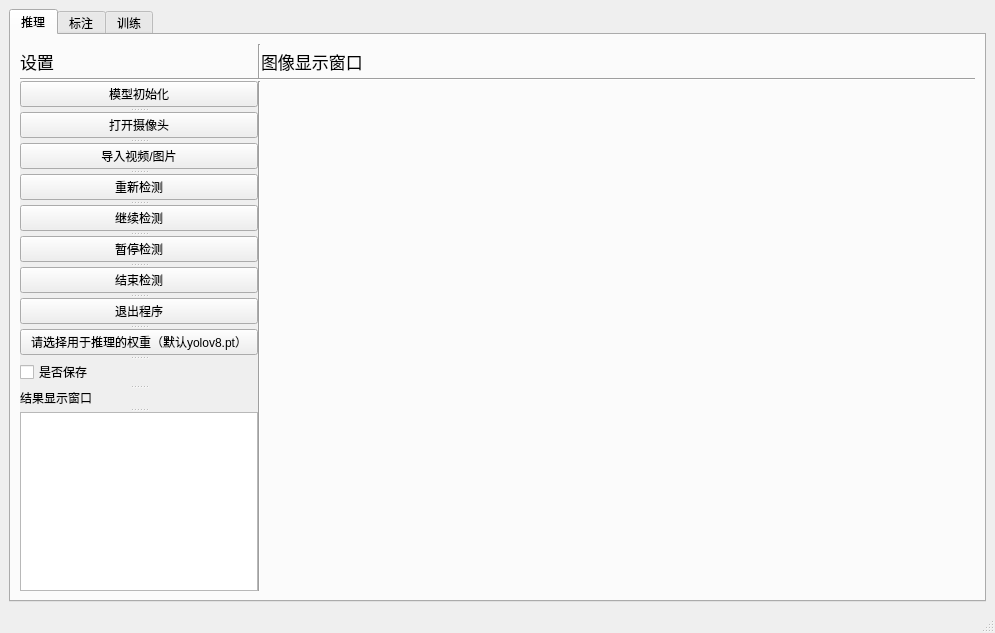
<?xml version="1.0" encoding="UTF-8"?>
<ui version="4.0">
 <class>MainWindow</class>
 <widget class="QMainWindow" name="MainWindow">
  <property name="geometry">
   <rect>
    <x>0</x>
    <y>0</y>
    <width>995</width>
    <height>633</height>
   </rect>
  </property>
  <property name="windowTitle">
   <string>智能安防集成软件</string>
  </property>
  <widget class="QWidget" name="centralwidget">
   <layout class="QGridLayout" name="gridLayout">
    <item row="0" column="0">
     <widget class="QTabWidget" name="tabWidget">
      <property name="currentIndex">
       <number>0</number>
      </property>
      <widget class="QWidget" name="tab">
       <attribute name="title">
        <string>推理</string>
       </attribute>
       <layout class="QGridLayout" name="gridLayout_5">
        <item row="0" column="0">
         <layout class="QGridLayout" name="gridLayout_4" rowstretch="1,1,15" columnstretch="1,1,3">
          <property name="spacing">
           <number>0</number>
          </property>
          <item row="0" column="2">
           <widget class="QLabel" name="label_2">
            <property name="font">
             <font>
              <pointsize>13</pointsize>
             </font>
            </property>
            <property name="text">
             <string>图像显示窗口</string>
            </property>
           </widget>
          </item>
          <item row="2" column="1">
           <widget class="Line" name="line">
            <property name="orientation">
             <enum>Qt::Vertical</enum>
            </property>
           </widget>
          </item>
          <item row="2" column="2">
           <widget class="QLabel" name="Imglabel">
            <property name="sizePolicy">
             <sizepolicy hsizetype="Ignored" vsizetype="Ignored">
              <horstretch>0</horstretch>
              <verstretch>0</verstretch>
             </sizepolicy>
            </property>
            <property name="font">
             <font>
              <kerning>true</kerning>
             </font>
            </property>
            <property name="frameShape">
             <enum>QFrame::NoFrame</enum>
            </property>
            <property name="text">
             <string/>
            </property>
           </widget>
          </item>
          <item row="2" column="0">
           <layout class="QVBoxLayout" name="verticalLayout_2">
            <item>
             <widget class="QSplitter" name="splitter">
              <property name="sizePolicy">
               <sizepolicy hsizetype="Preferred" vsizetype="Preferred">
                <horstretch>0</horstretch>
                <verstretch>0</verstretch>
               </sizepolicy>
              </property>
              <property name="autoFillBackground">
               <bool>true</bool>
              </property>
              <property name="frameShadow">
               <enum>QFrame::Raised</enum>
              </property>
              <property name="orientation">
               <enum>Qt::Vertical</enum>
              </property>
              <property name="handleWidth">
               <number>5</number>
              </property>
              <widget class="QPushButton" name="starButton">
               <property name="text">
                <string>模型初始化</string>
               </property>
              </widget>
              <widget class="QPushButton" name="cameraButton">
               <property name="text">
                <string>打开摄像头</string>
               </property>
              </widget>
              <widget class="QPushButton" name="OpenButton">
               <property name="maximumSize">
                <size>
                 <width>16777215</width>
                 <height>16777215</height>
                </size>
               </property>
               <property name="text">
                <string>导入视频/图片</string>
               </property>
              </widget>
              <widget class="QPushButton" name="ReButton">
               <property name="text">
                <string>重新检测</string>
               </property>
              </widget>
              <widget class="QPushButton" name="ContinueButton">
               <property name="text">
                <string>继续检测</string>
               </property>
              </widget>
              <widget class="QPushButton" name="PauseButton">
               <property name="text">
                <string>暂停检测</string>
               </property>
              </widget>
              <widget class="QPushButton" name="stopButton">
               <property name="text">
                <string>结束检测</string>
               </property>
              </widget>
              <widget class="QPushButton" name="EndButton">
               <property name="text">
                <string>退出程序</string>
               </property>
              </widget>
              <widget class="QPushButton" name="weightButton">
               <property name="text">
                <string>请选择用于推理的权重（默认yolov8.pt）</string>
               </property>
              </widget>
              <widget class="QCheckBox" name="checkBox">
               <property name="text">
                <string>是否保存</string>
               </property>
              </widget>
              <widget class="QLabel" name="label">
               <property name="text">
                <string>结果显示窗口</string>
               </property>
              </widget>
              <widget class="QTextEdit" name="textEdit">
               <property name="sizePolicy">
                <sizepolicy hsizetype="Preferred" vsizetype="Preferred">
                 <horstretch>0</horstretch>
                 <verstretch>0</verstretch>
                </sizepolicy>
               </property>
               <property name="lineWrapColumnOrWidth">
                <number>0</number>
               </property>
               <property name="readOnly">
                <bool>true</bool>
               </property>
              </widget>
             </widget>
            </item>
           </layout>
          </item>
          <item row="0" column="0">
           <widget class="QLabel" name="label_8">
            <property name="font">
             <font>
              <pointsize>13</pointsize>
             </font>
            </property>
            <property name="text">
             <string>设置</string>
            </property>
           </widget>
          </item>
          <item row="1" column="1" colspan="2">
           <widget class="Line" name="line_2">
            <property name="orientation">
             <enum>Qt::Horizontal</enum>
            </property>
           </widget>
          </item>
          <item row="1" column="0">
           <widget class="Line" name="line_3">
            <property name="orientation">
             <enum>Qt::Horizontal</enum>
            </property>
           </widget>
          </item>
          <item row="0" column="1">
           <widget class="Line" name="line_4">
            <property name="orientation">
             <enum>Qt::Vertical</enum>
            </property>
           </widget>
          </item>
         </layout>
        </item>
       </layout>
      </widget>
      <widget class="QWidget" name="tab_3">
       <attribute name="title">
        <string>标注</string>
       </attribute>
       <widget class="QPushButton" name="labelButton">
        <property name="geometry">
         <rect>
          <x>210</x>
          <y>390</y>
          <width>161</width>
          <height>71</height>
         </rect>
        </property>
        <property name="font">
         <font>
          <pointsize>13</pointsize>
         </font>
        </property>
        <property name="text">
         <string>点击开始执行标注</string>
        </property>
       </widget>
       <widget class="QTextEdit" name="classEdit">
        <property name="geometry">
         <rect>
          <x>570</x>
          <y>70</y>
          <width>361</width>
          <height>441</height>
         </rect>
        </property>
        <property name="font">
         <font>
          <pointsize>11</pointsize>
         </font>
        </property>
       </widget>
       <widget class="QLabel" name="label_4">
        <property name="geometry">
         <rect>
          <x>590</x>
          <y>20</y>
          <width>321</width>
          <height>31</height>
         </rect>
        </property>
        <property name="font">
         <font>
          <pointsize>12</pointsize>
         </font>
        </property>
        <property name="text">
         <string>请在此编辑预标注文件（每一行写一个类别）</string>
        </property>
       </widget>
       <widget class="QPushButton" name="safeButton">
        <property name="geometry">
         <rect>
          <x>720</x>
          <y>540</y>
          <width>75</width>
          <height>23</height>
         </rect>
        </property>
        <property name="font">
         <font>
          <pointsize>10</pointsize>
         </font>
        </property>
        <property name="text">
         <string>保存</string>
        </property>
       </widget>
       <widget class="QLabel" name="label_5">
        <property name="geometry">
         <rect>
          <x>30</x>
          <y>340</y>
          <width>511</width>
          <height>31</height>
         </rect>
        </property>
        <property name="font">
         <font>
          <pointsize>11</pointsize>
         </font>
        </property>
        <property name="text">
         <string>提示：txt标注文件请放在图片文件夹的同级目录labels中（点击自动生成）</string>
        </property>
       </widget>
       <widget class="QWidget" name="layoutWidget">
        <property name="geometry">
         <rect>
          <x>140</x>
          <y>70</y>
          <width>314</width>
          <height>51</height>
         </rect>
        </property>
        <layout class="QVBoxLayout" name="verticalLayout_3">
         <item>
          <widget class="QPushButton" name="labelbutton2">
           <property name="font">
            <font>
             <pointsize>12</pointsize>
            </font>
           </property>
           <property name="text">
            <string>点击选择需要标注的图片文件夹</string>
           </property>
          </widget>
         </item>
         <item>
          <widget class="QLineEdit" name="lineEdit">
           <property name="readOnly">
            <bool>true</bool>
           </property>
          </widget>
         </item>
        </layout>
       </widget>
       <widget class="QWidget" name="layoutWidget">
        <property name="geometry">
         <rect>
          <x>200</x>
          <y>220</y>
          <width>195</width>
          <height>21</height>
         </rect>
        </property>
        <layout class="QHBoxLayout" name="horizontalLayout">
         <item>
          <widget class="QLabel" name="label_3">
           <property name="font">
            <font>
             <pointsize>11</pointsize>
            </font>
           </property>
           <property name="text">
            <string>请选择目标类别的个数</string>
           </property>
          </widget>
         </item>
         <item>
          <widget class="QComboBox" name="comboBox">
           <item>
            <property name="text">
             <string>1</string>
            </property>
           </item>
           <item>
            <property name="text">
             <string>2</string>
            </property>
           </item>
           <item>
            <property name="text">
             <string>3</string>
            </property>
           </item>
           <item>
            <property name="text">
             <string>4</string>
            </property>
           </item>
           <item>
            <property name="text">
             <string>5</string>
            </property>
           </item>
           <item>
            <property name="text">
             <string>6</string>
            </property>
           </item>
           <item>
            <property name="text">
             <string>7</string>
            </property>
           </item>
           <item>
            <property name="text">
             <string>8</string>
            </property>
           </item>
           <item>
            <property name="text">
             <string>9</string>
            </property>
           </item>
           <item>
            <property name="text">
             <string>10</string>
            </property>
           </item>
           <item>
            <property name="text">
             <string>11</string>
            </property>
           </item>
           <item>
            <property name="text">
             <string>12</string>
            </property>
           </item>
           <item>
            <property name="text">
             <string>13</string>
            </property>
           </item>
           <item>
            <property name="text">
             <string>14</string>
            </property>
           </item>
           <item>
            <property name="text">
             <string>15</string>
            </property>
           </item>
           <item>
            <property name="text">
             <string>16</string>
            </property>
           </item>
           <item>
            <property name="text">
             <string>17</string>
            </property>
           </item>
           <item>
            <property name="text">
             <string>18</string>
            </property>
           </item>
           <item>
            <property name="text">
             <string>19</string>
            </property>
           </item>
           <item>
            <property name="text">
             <string>20</string>
            </property>
           </item>
          </widget>
         </item>
        </layout>
       </widget>
      </widget>
      <widget class="QWidget" name="tab_2">
       <attribute name="title">
        <string>训练</string>
       </attribute>
       <widget class="QLabel" name="label_7">
        <property name="geometry">
         <rect>
          <x>470</x>
          <y>120</y>
          <width>121</width>
          <height>21</height>
         </rect>
        </property>
        <property name="font">
         <font>
          <pointsize>13</pointsize>
         </font>
        </property>
        <property name="text">
         <string>模型参数配置</string>
        </property>
       </widget>
       <widget class="Line" name="line_5">
        <property name="geometry">
         <rect>
          <x>0</x>
          <y>100</y>
          <width>1111</width>
          <height>16</height>
         </rect>
        </property>
        <property name="orientation">
         <enum>Qt::Horizontal</enum>
        </property>
       </widget>
       <widget class="QCheckBox" name="checkBox_2">
        <property name="geometry">
         <rect>
          <x>110</x>
          <y>320</y>
          <width>161</width>
          <height>16</height>
         </rect>
        </property>
        <property name="font">
         <font>
          <pointsize>10</pointsize>
         </font>
        </property>
        <property name="text">
         <string>是否保存训练过程及权重</string>
        </property>
        <property name="checked">
         <bool>true</bool>
        </property>
       </widget>
       <widget class="QWidget" name="layoutWidget_2">
        <property name="geometry">
         <rect>
          <x>110</x>
          <y>370</y>
          <width>201</width>
          <height>21</height>
         </rect>
        </property>
        <layout class="QHBoxLayout" name="horizontalLayout_2">
         <item>
          <widget class="QLabel" name="label_10">
           <property name="font">
            <font>
             <pointsize>11</pointsize>
            </font>
           </property>
           <property name="text">
            <string>请选择训练优化器</string>
           </property>
          </widget>
         </item>
         <item>
          <widget class="QComboBox" name="optimizer_comboBox">
           <item>
            <property name="text">
             <string>SGD</string>
            </property>
           </item>
           <item>
            <property name="text">
             <string>Adam</string>
            </property>
           </item>
           <item>
            <property name="text">
             <string>AdamW</string>
            </property>
           </item>
           <item>
            <property name="text">
             <string>RMSProP</string>
            </property>
           </item>
          </widget>
         </item>
        </layout>
       </widget>
       <widget class="QLabel" name="label_11">
        <property name="geometry">
         <rect>
          <x>110</x>
          <y>440</y>
          <width>221</width>
          <height>19</height>
         </rect>
        </property>
        <property name="font">
         <font>
          <pointsize>11</pointsize>
         </font>
        </property>
        <property name="text">
         <string>请选择初始化模型</string>
        </property>
       </widget>
       <widget class="QPushButton" name="train_Button">
        <property name="geometry">
         <rect>
          <x>660</x>
          <y>330</y>
          <width>191</width>
          <height>81</height>
         </rect>
        </property>
        <property name="font">
         <font>
          <pointsize>15</pointsize>
         </font>
        </property>
        <property name="text">
         <string>开始训练</string>
        </property>
       </widget>
       <widget class="QWidget" name="layoutWidget">
        <property name="geometry">
         <rect>
          <x>30</x>
          <y>170</y>
          <width>361</width>
          <height>121</height>
         </rect>
        </property>
        <layout class="QGridLayout" name="gridLayout_3">
         <item row="2" column="1" colspan="2">
          <widget class="QLabel" name="batch_label">
           <property name="text">
            <string>训练的批次大小：16</string>
           </property>
          </widget>
         </item>
         <item row="1" column="0">
          <spacer name="verticalSpacer">
           <property name="orientation">
            <enum>Qt::Vertical</enum>
           </property>
           <property name="sizeHint" stdset="0">
            <size>
             <width>20</width>
             <height>40</height>
            </size>
           </property>
          </spacer>
         </item>
         <item row="4" column="1" colspan="2">
          <widget class="QLabel" name="workers_label">
           <property name="font">
            <font>
             <pointsize>10</pointsize>
            </font>
           </property>
           <property name="text">
            <string>载入数据的进程数：0</string>
           </property>
          </widget>
         </item>
         <item row="0" column="0">
          <widget class="QSlider" name="epoch_Slider">
           <property name="minimum">
            <number>10</number>
           </property>
           <property name="maximum">
            <number>1000</number>
           </property>
           <property name="singleStep">
            <number>10</number>
           </property>
           <property name="sliderPosition">
            <number>100</number>
           </property>
           <property name="orientation">
            <enum>Qt::Horizontal</enum>
           </property>
           <property name="tickPosition">
            <enum>QSlider::TicksAbove</enum>
           </property>
           <property name="tickInterval">
            <number>100</number>
           </property>
          </widget>
         </item>
         <item row="2" column="0">
          <widget class="QSlider" name="batch_Slider">
           <property name="minimum">
            <number>2</number>
           </property>
           <property name="maximum">
            <number>256</number>
           </property>
           <property name="singleStep">
            <number>2</number>
           </property>
           <property name="pageStep">
            <number>10</number>
           </property>
           <property name="sliderPosition">
            <number>16</number>
           </property>
           <property name="orientation">
            <enum>Qt::Horizontal</enum>
           </property>
           <property name="tickPosition">
            <enum>QSlider::TicksAbove</enum>
           </property>
           <property name="tickInterval">
            <number>16</number>
           </property>
          </widget>
         </item>
         <item row="0" column="1" colspan="2">
          <widget class="QLabel" name="epoch_label">
           <property name="font">
            <font>
             <pointsize>10</pointsize>
            </font>
           </property>
           <property name="text">
            <string>训练的回合数：100</string>
           </property>
          </widget>
         </item>
         <item row="4" column="0">
          <widget class="QSlider" name="workers_Slider">
           <property name="maximum">
            <number>8</number>
           </property>
           <property name="orientation">
            <enum>Qt::Horizontal</enum>
           </property>
           <property name="tickPosition">
            <enum>QSlider::TicksAbove</enum>
           </property>
           <property name="tickInterval">
            <number>1</number>
           </property>
          </widget>
         </item>
         <item row="3" column="0">
          <spacer name="verticalSpacer_2">
           <property name="orientation">
            <enum>Qt::Vertical</enum>
           </property>
           <property name="sizeHint" stdset="0">
            <size>
             <width>20</width>
             <height>40</height>
            </size>
           </property>
          </spacer>
         </item>
        </layout>
       </widget>
       <widget class="QWidget" name="layoutWidget">
        <property name="geometry">
         <rect>
          <x>120</x>
          <y>20</y>
          <width>291</width>
          <height>54</height>
         </rect>
        </property>
        <layout class="QGridLayout" name="gridLayout_2">
         <item row="0" column="0">
          <widget class="QPushButton" name="pushButton">
           <property name="text">
            <string>选择图片所在目录</string>
           </property>
          </widget>
         </item>
         <item row="0" column="1">
          <widget class="QLineEdit" name="lineEdit_2">
           <property name="readOnly">
            <bool>true</bool>
           </property>
          </widget>
         </item>
         <item row="1" column="0" colspan="2">
          <widget class="QPushButton" name="splitButton">
           <property name="font">
            <font>
             <pointsize>10</pointsize>
            </font>
           </property>
           <property name="text">
            <string>一键划分数据集</string>
           </property>
          </widget>
         </item>
        </layout>
       </widget>
       <widget class="QComboBox" name="model_comboBox">
        <property name="geometry">
         <rect>
          <x>240</x>
          <y>440</y>
          <width>121</width>
          <height>19</height>
         </rect>
        </property>
        <item>
         <property name="text">
          <string>yolov8n.pt</string>
         </property>
        </item>
        <item>
         <property name="text">
          <string>yolov8n.yaml</string>
         </property>
        </item>
        <item>
         <property name="text">
          <string>yolov8n-cls.yaml</string>
         </property>
        </item>
        <item>
         <property name="text">
          <string>yolov8n-seg.yaml</string>
         </property>
        </item>
       </widget>
       <widget class="QComboBox" name="yaml_comboBox">
        <property name="geometry">
         <rect>
          <x>757</x>
          <y>171</y>
          <width>151</width>
          <height>19</height>
         </rect>
        </property>
        <item>
         <property name="text">
          <string>自定义配置文件</string>
         </property>
        </item>
        <item>
         <property name="text">
          <string>Argoverse.yaml</string>
         </property>
        </item>
        <item>
         <property name="text">
          <string>coco.yaml</string>
         </property>
        </item>
        <item>
         <property name="text">
          <string>coco8.yaml</string>
         </property>
        </item>
        <item>
         <property name="text">
          <string>coco8-pose.yaml</string>
         </property>
        </item>
        <item>
         <property name="text">
          <string>coco8-seg.yaml</string>
         </property>
        </item>
        <item>
         <property name="text">
          <string>coco128.yaml</string>
         </property>
        </item>
        <item>
         <property name="text">
          <string>coco128-seg.yaml</string>
         </property>
        </item>
        <item>
         <property name="text">
          <string>coco-pose.yaml</string>
         </property>
        </item>
        <item>
         <property name="text">
          <string>GlobalWheat2020.yaml</string>
         </property>
        </item>
        <item>
         <property name="text">
          <string>ImageNet.yaml</string>
         </property>
        </item>
        <item>
         <property name="text">
          <string>Objects365.yaml</string>
         </property>
        </item>
        <item>
         <property name="text">
          <string>VisDrone.yaml</string>
         </property>
        </item>
        <item>
         <property name="text">
          <string>SKU-110K.yaml</string>
         </property>
        </item>
        <item>
         <property name="text">
          <string>VOC.yaml</string>
         </property>
        </item>
        <item>
         <property name="text">
          <string>xView.yaml</string>
         </property>
        </item>
       </widget>
       <widget class="QLabel" name="label_12">
        <property name="geometry">
         <rect>
          <x>571</x>
          <y>171</y>
          <width>180</width>
          <height>16</height>
         </rect>
        </property>
        <property name="font">
         <font>
          <pointsize>11</pointsize>
         </font>
        </property>
        <property name="text">
         <string>训练数据集的配置yaml文件</string>
        </property>
       </widget>
       <widget class="QWidget" name="layoutWidget">
        <property name="geometry">
         <rect>
          <x>560</x>
          <y>30</y>
          <width>386</width>
          <height>44</height>
         </rect>
        </property>
        <layout class="QVBoxLayout" name="verticalLayout_4">
         <item>
          <widget class="QLabel" name="label_6">
           <property name="font">
            <font>
             <pointsize>10</pointsize>
            </font>
           </property>
           <property name="text">
            <string>    训练需要yaml文件,若无现成的yaml文件可在此处临时创建一个</string>
           </property>
          </widget>
         </item>
         <item>
          <widget class="QPushButton" name="yamlButton">
           <property name="text">
            <string>点击创建所选数据集的yaml文件</string>
           </property>
          </widget>
         </item>
        </layout>
       </widget>
      </widget>
     </widget>
    </item>
   </layout>
  </widget>
  <widget class="QMenuBar" name="menubar">
   <property name="geometry">
    <rect>
     <x>0</x>
     <y>0</y>
     <width>995</width>
     <height>22</height>
    </rect>
   </property>
  </widget>
  <widget class="QStatusBar" name="statusbar"/>
 </widget>
 <resources/>
 <connections/>
</ui>
